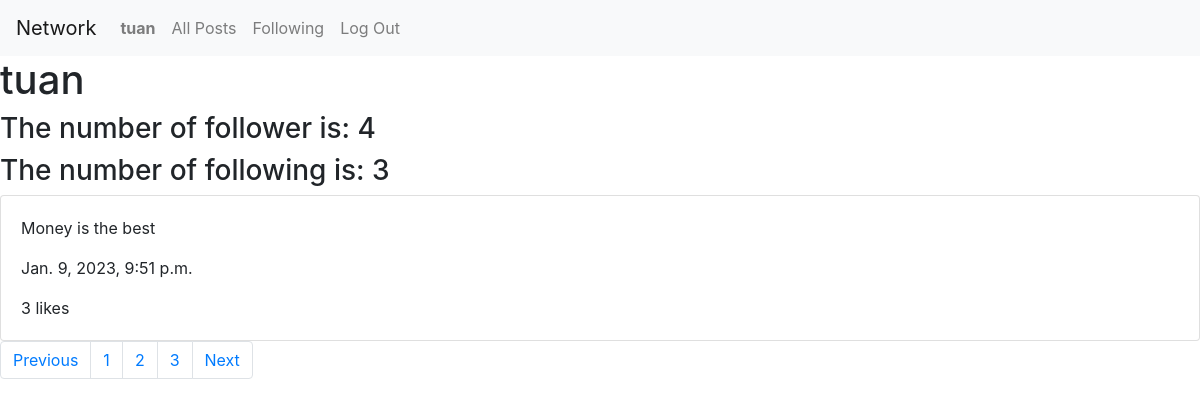
/profile/10?page=2 (signed in), run on the app's committed database.
### network/models.py (models this page shows, shortened)
class User(AbstractUser):
    pass

class Post(models.Model):
    owner = models.ForeignKey(User, on_delete = models.CASCADE, blank=True, null=True, related_name="owner")
    content = models.CharField(max_length=3000)
    timestamp = models.DateTimeField(auto_now_add=True)
    likes = models.ManyToManyField(User, blank=True, null=True, related_name="user_like")
    def likes_count(self):
        return self.likes.count()

### network/views.py (the view)
# urls.py: path("profile/<int:user_id>", views.profile, name="profile"),
@login_required
def profile(request, user_id):
    current_user = request.user
    profile_user = User.objects.get(id=user_id)
    being_followered = Follower.objects.filter(being_followered=profile_user)
    number_of_followers = being_followered.count()
    number_following = 0
    followers = Follower.objects.filter(followers=profile_user)
    number_following = followers.count()
    list_following_of_owner = []
    for follower in followers:
        list_following_of_owner.append(follower.being_followered.username)
    posts = Post.objects.filter(owner=profile_user).order_by("id").reverse()
    paginator = Paginator(posts, 1) # Show 10 posts per page.
    page_number = request.GET.get('page')
    posts_of_the_page = paginator.get_page(page_number)
    return render(request, "network/profile.html",{
        "user":profile_user,
        "posts": posts,
        'editable': profile_user == current_user,
        "posts_of_the_page": posts_of_the_page,
        "list_following_of_owner": list_following_of_owner,
        "number_of_followers": number_of_followers,
        "number_of_following": number_following
    })

### network/templates/network/profile.html (shortened to what this page needs)
{% extends "network/layout.html" %}
{% load static %}
{% block body %}
    <div id="profile_display">
        <h1>{{user.username}}</h1>
        <h3>The number of follower is: {{number_of_followers}}</h3>
        <h3>The number of following is: {{number_of_following}} </h3>
    </div>
    <div id="all_posts">
        {% for post in posts_of_the_page %}
        <div class="card">
            <div class="card-body">
                <p class="card-text" id="content_{{post.id}}">{{post.content}}</p>
                <p class="card-text">{{post.timestamp}} </p>
                <p class="card-text">{{post.likes_count}} likes</p>
            </div>
        </div>
        {% endfor %}
    </div>
    <nav aria-label="Page navigation example">
        <ul class="pagination">
            {% if posts_of_the_page.has_previous %}
                <li class="page-item"><a class="page-link" href="?page={{ posts_of_the_page.previous_page_number }}">Previous</a></li>
                <li class="page-item"><a class="page-link" href="?page={{ posts_of_the_page.previous_page_number }}">{{ posts_of_the_page.previous_page_number }}</a></li>
            {% endif %}
            <li class="page-item"><a class="page-link" href="?page={{ posts_of_the_page }}">{{ posts_of_the_page.number }}</a></li>
            {% if posts_of_the_page.has_next %}
            <li class="page-item"><a class="page-link" href="?page={{ posts_of_the_page.next_page_number}}">{{ posts_of_the_page.next_page_number}}</a></li>
            <li class="page-item"><a class="page-link" href="?page={{ posts_of_the_page.next_page_number}}">Next</a></li>
            {% endif %}
        </ul>
    </nav>
{% endblock %}

### network/templates/network/layout.html (shortened to what this page needs)
{% load static %}
<!DOCTYPE html>
<html lang="en">
    <head>
        <link rel="stylesheet" href="https://stackpath.bootstrapcdn.com/bootstrap/4.4.1/css/bootstrap.min.css">
        <link href="{% static 'network/styles.css' %}" rel="stylesheet">
        <link rel="stylesheet" href="https://use.fontawesome.com/releases/v5.13.0/css/all.css">
    </head>
    </head>
    <body>
        <nav class="navbar navbar-expand-lg navbar-light bg-light">
            <a class="navbar-brand" href="#">Network</a>
            <div>
              <ul class="navbar-nav mr-auto">
                {% if user.is_authenticated %}
                    <li class="nav-item">
                        <a class="nav-link" href="{% url 'profile' user.id %}"><strong>{{ user.username }}</strong></a>
                    </li>
                {% endif %}
                <li class="nav-item">
                  <a class="nav-link" href="{% url 'index' %}">All Posts</a>
                </li>
                {% if user.is_authenticated %}
                    <li class="nav-item">
                        <a class="nav-link" href="{% url 'following' %}">Following</a>
                    </li>
                    <li class="nav-item">
                        <a class="nav-link" href="{% url 'logout' %}">Log Out</a>
                    </li>
                {% endif %}
              </ul>
            </div>
          </nav>
        <div class="body">
            {% block body %}
            {% endblock %}
        </div>
    </body>
</html>

### data on the page
User: username "tuan"
Post: content "Money is the best", timestamp "Jan. 9, 2023, 9:51 p.m.", likes_count "3"

### other printed values
{{ number_of_followers }} "4"
{{ number_of_following }} "3"
{{ posts_of_the_page.previous_page_number }} "1"
{{ posts_of_the_page.number }} "2"
{{ posts_of_the_page.next_page_number }} "3"
